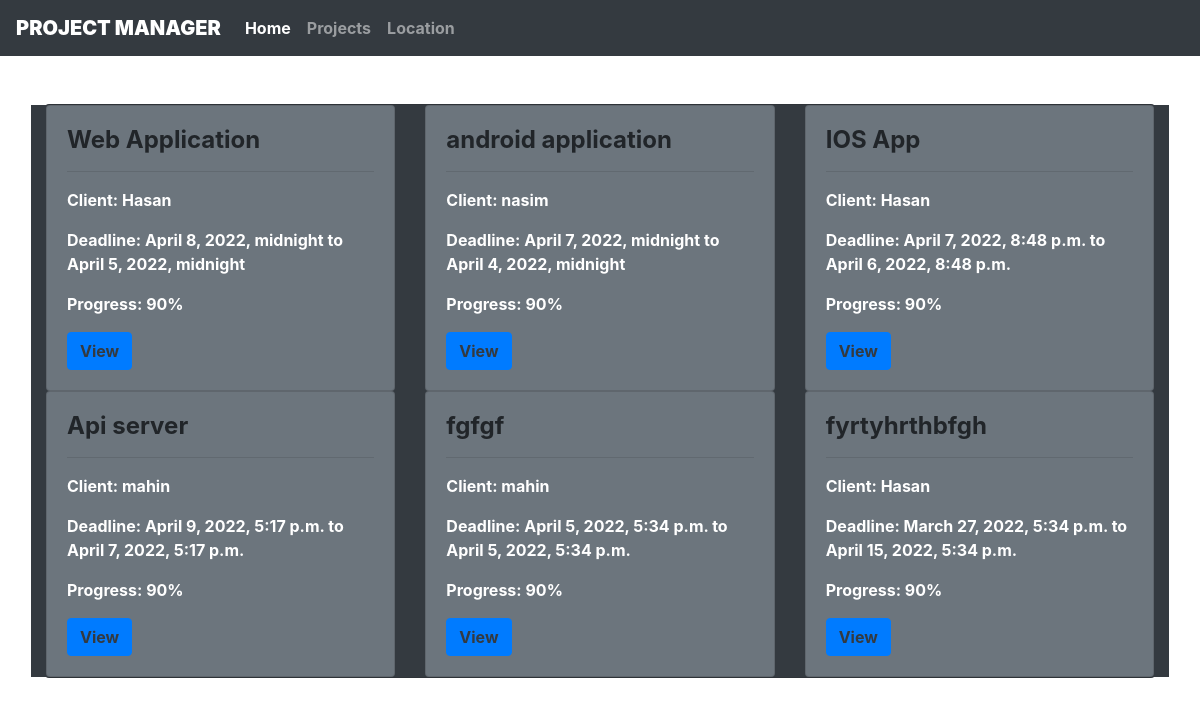
Before: / with the older database file.
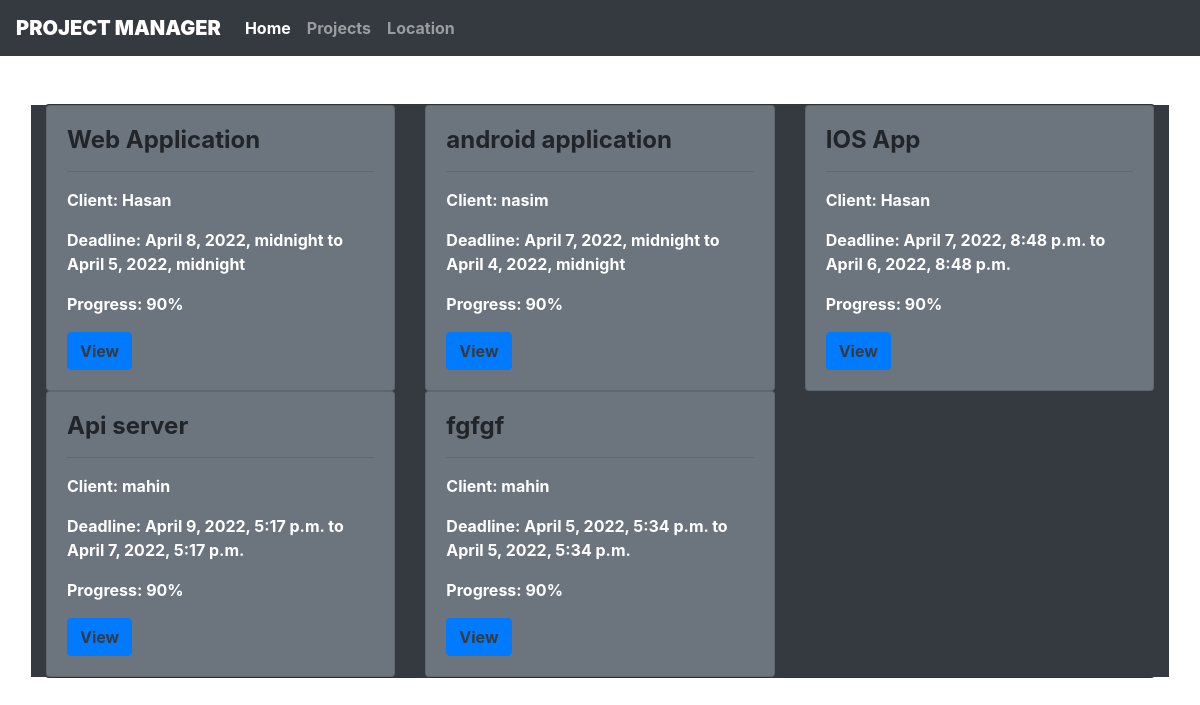
After: the same page with the newer database file.
### core/models.py (models this page shows, shortened)
class Project(models.Model):
    project_name = models.CharField(max_length=100, null=True, blank=Tree)
    start_date = models.DateTimeField(null=True, blank=True)
    end_date = models.DateTimeField(null=True, blank=True)
    tool = models.ManyToManyField(Tool, blank=True)
    customer = models.ForeignKey(Customer, null=True, on_delete=models.CASCADE)

class Customer(models.Model):
    customer_name = models.CharField(max_length=20)
    email = models.EmailField(max_length=64)
    phone = models.CharField(max_length=32)
    organization = models.CharField(max_length=20)

### core/views.py (the view)
# urls.py: 2. Add a URL to urlpatterns:  path('', views.home, name='home')
def home(request):
    projects = Project.objects.all()
    context= {
        'projects': projects
        }
    return render(request, 'core/home.html', context)

### core/templates/core/home.html (shortened to what this page needs)
{% extends 'core/base.html' %}
{% load static %}
{% block homeactive %}
active
{% endblock homeactive %}
{% block projectactive %}
{% endblock projectactive %}
{% block bodycontent %}
<br>
<div class="container mt-4 fw-bolder">
  <div class="card bg-dark">
    <div class="row bg-dark">
      {% for project in projects %}
      <div class="col-md-4">
        <div class="card bg-secondary">
          <div class="card-body">
            <h4 class=" card-title"><b>{{project.project_name}}</b></h4>
            <hr />
            <p class="card-text text-white"><b>Client: {{project.customer.customer_name}}</b></p>
            <p class="card-text text-white">
              <b>Deadline: {{project.end_date}} to {{project.start_date}}</b>
            </p>
            <p class="card-text text-white"><b>Progress: 90%</b></p>
            <a class="btn btn-primary text-dark" href="{% url 'task' project.id %}"><b>View</b></a>
            </div>
          </div>
        </div>
        {% endfor %}
      </div>
  </div>
</div>
{% endblock %}

Changed rows visible on the page:
removed Project: project_name "fyrtyhrthbfgh", customer.customer_name "Hasan", end_date "March 27, 2022, 5:34 p.m.", start_date "April 15, 2022, 5:34 p.m."
